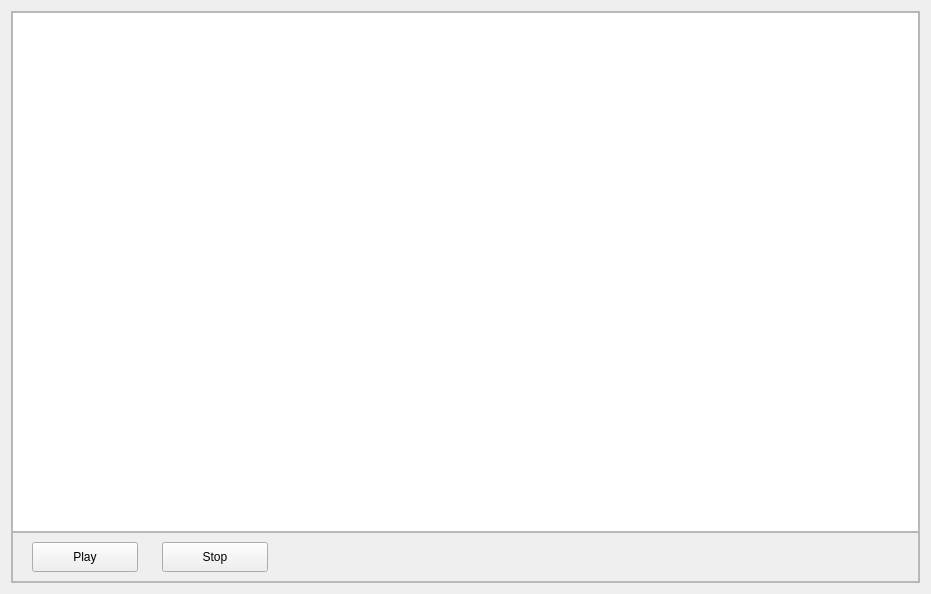
<?xml version="1.0" encoding="UTF-8"?>
<ui version="4.0">
 <class>TestQGraphicsVideoItem</class>
 <widget class="QWidget" name="TestQGraphicsVideoItem">
  <property name="geometry">
   <rect>
    <x>0</x>
    <y>0</y>
    <width>931</width>
    <height>594</height>
   </rect>
  </property>
  <property name="windowTitle">
   <string>Form</string>
  </property>
  <layout class="QVBoxLayout" name="verticalLayout">
   <item>
    <widget class="QFrame" name="frame">
     <property name="frameShape">
      <enum>QFrame::StyledPanel</enum>
     </property>
     <property name="frameShadow">
      <enum>QFrame::Raised</enum>
     </property>
     <layout class="QVBoxLayout" name="verticalLayout_2">
      <property name="spacing">
       <number>0</number>
      </property>
      <property name="leftMargin">
       <number>0</number>
      </property>
      <property name="topMargin">
       <number>0</number>
      </property>
      <property name="rightMargin">
       <number>0</number>
      </property>
      <property name="bottomMargin">
       <number>0</number>
      </property>
      <item>
       <widget class="QGraphicsView" name="graphicsView">
        <property name="sizePolicy">
         <sizepolicy hsizetype="Preferred" vsizetype="Preferred">
          <horstretch>0</horstretch>
          <verstretch>0</verstretch>
         </sizepolicy>
        </property>
        <property name="verticalScrollBarPolicy">
         <enum>Qt::ScrollBarAlwaysOff</enum>
        </property>
        <property name="horizontalScrollBarPolicy">
         <enum>Qt::ScrollBarAlwaysOff</enum>
        </property>
        <property name="sizeAdjustPolicy">
         <enum>QAbstractScrollArea::AdjustToContentsOnFirstShow</enum>
        </property>
       </widget>
      </item>
      <item>
       <widget class="QFrame" name="frame_2">
        <property name="sizePolicy">
         <sizepolicy hsizetype="Preferred" vsizetype="Fixed">
          <horstretch>0</horstretch>
          <verstretch>0</verstretch>
         </sizepolicy>
        </property>
        <property name="maximumSize">
         <size>
          <width>16777215</width>
          <height>50</height>
         </size>
        </property>
        <property name="frameShape">
         <enum>QFrame::StyledPanel</enum>
        </property>
        <property name="frameShadow">
         <enum>QFrame::Raised</enum>
        </property>
        <widget class="QPushButton" name="pushButton">
         <property name="geometry">
          <rect>
           <x>20</x>
           <y>10</y>
           <width>106</width>
           <height>30</height>
          </rect>
         </property>
         <property name="text">
          <string>Play</string>
         </property>
        </widget>
        <widget class="QPushButton" name="pushButton_2">
         <property name="geometry">
          <rect>
           <x>150</x>
           <y>10</y>
           <width>106</width>
           <height>30</height>
          </rect>
         </property>
         <property name="text">
          <string>Stop</string>
         </property>
        </widget>
       </widget>
      </item>
     </layout>
    </widget>
   </item>
  </layout>
 </widget>
 <resources/>
 <connections/>
</ui>
